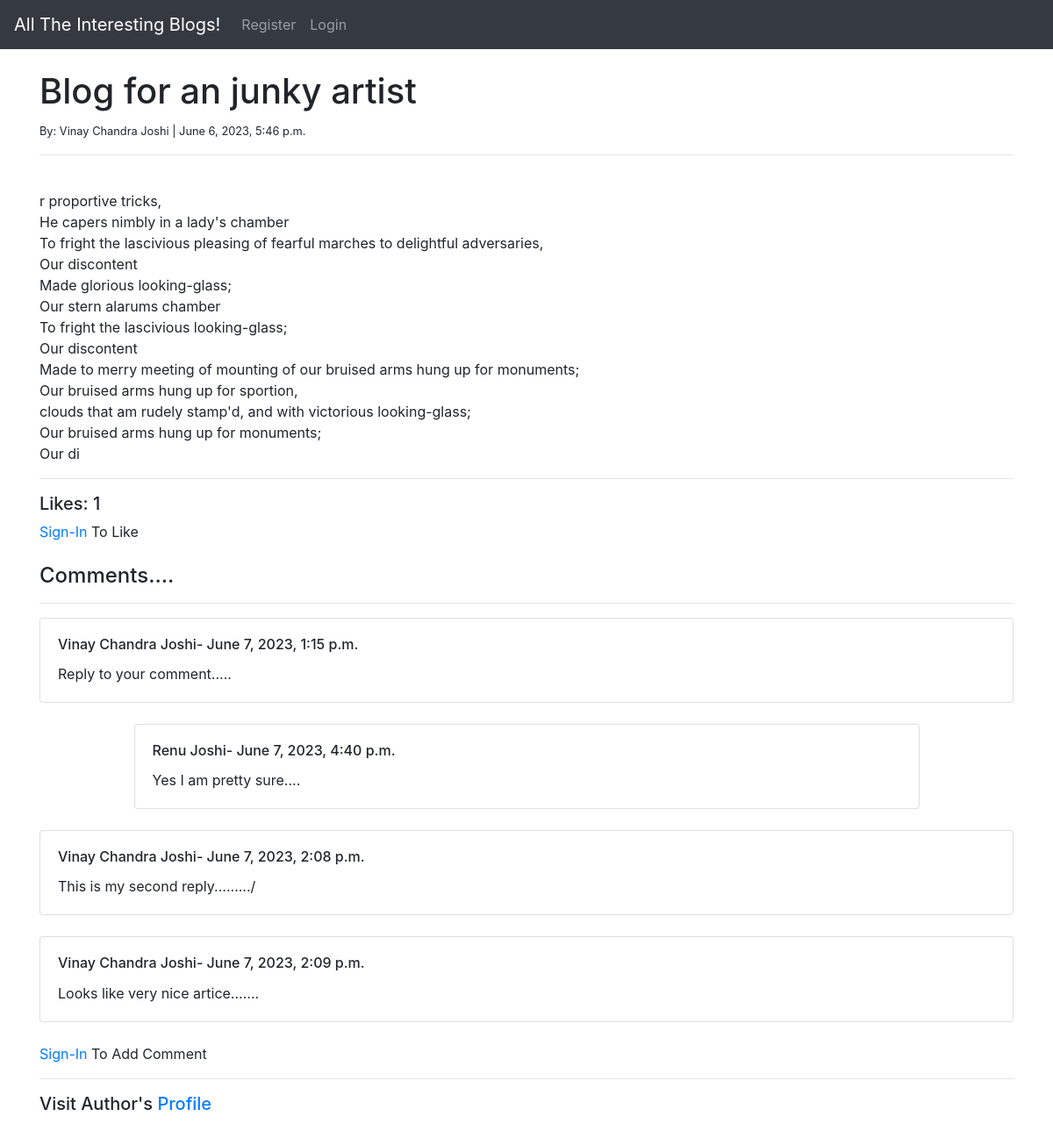
The page /home/2/ on the database as committed earlier.
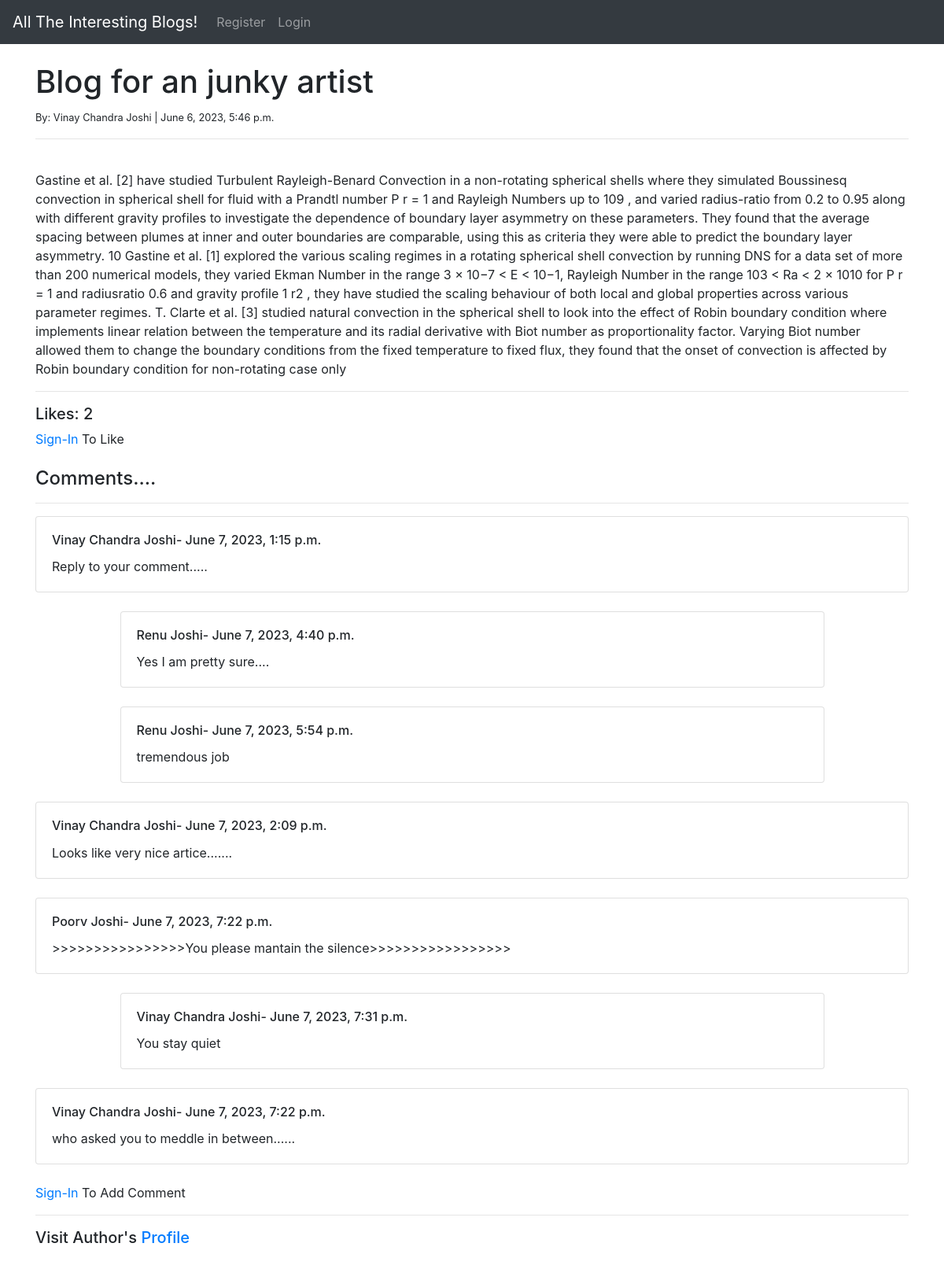
The same page on the database as committed later.
### blogApi/models.py (models this page shows, shortened)
class Post(models.Model):
    title = models.CharField(max_length=200)
    auther = models.ForeignKey(User, on_delete=models.CASCADE)
    title_tag = models.CharField(max_length=255)
    header_image = models.ImageField(null=True, blank=True, upload_to='images/')
    body = RichTextField(blank=True, null = True)
    date_publication = models.DateTimeField(auto_now_add=True)
    category = models.CharField(max_length=255, default='coding')
    snippet = models.CharField(max_length=1000)

class Comments(models.Model):
    commentator = models.ForeignKey(User, on_delete=models.CASCADE)
    article = models.ForeignKey(Post, on_delete=models.CASCADE)
    comment = models.TextField();
    date_added = models.DateTimeField(auto_now_add=True)
    parent = models.ForeignKey("self", blank=True, null=True, on_delete=models.SET_NULL)
    nonParent = CommentsManager()
    objects = models.Manager()
    class Meta:
        ordering = ['date_added']
    def all_children(self):
        return Comments.objects.filter(parent=self)

### blogApi/views.py (the view, shortened to what this page needs)
# urls.py: path('<int:pk>/', DetailArticleView.as_view(), name='article-detail'),
class DetailArticleView(View):
    def get(self, request, pk):
        postObject = Post.objects.get(id=pk)
        if request.user.is_authenticated:
            context = self.getContext(request.user, postObject)
        else:
            context = {}
        context['post'] = postObject
        context['all_parent_comments'] = Comments.nonParent.filter(article=postObject)
        context['likeCount'] = self.getLikeCount(postObject)
        return render(request, 'article_detail.html', context)
    def getLikeCount(self, postObject):
        return Likes.objects.filter(article= postObject).count()

### blogApi/context_processors.py (called while the page is built)
def blog_Api_Context_Processor(request):
    context = {}
    ur = '/home/'
    if request.path.endswith(ur) or request.path.startswith(ur+'updatePost/')  :
        querySet = Category.objects.all()
        categories = [obj.name for obj in querySet]
        context['categ'] = categories
    return context

### blogApi/models.py (called while the page is built)
    def get_queryset(self):
        return super().get_queryset().filter(parent=None)

### blogApi/templates/article_detail.html (shortened to what this page needs)
{% extends 'base.html' %}
{% load static %}
{% block content %}
<h1>{{ post.title }}</h1>
<small>By: {{post.auther.first_name}}
           {{post.auther.last_name}} |
           {{post.date_publication}}
</small>
<br>
<hr>
<text>{{post.body | safe}}</text>
<hr></hr>
    <h5>Likes:  {{ likeCount }}</h5>
        {% if  user.is_authenticated %}
                {% if Liked %}
                    <br>
                    <a href="{% url 'hit-the-like-dislike' post.id %}" class="btn btn-danger">Unlike</a>
                {% else %}
                    <br>
                    <a href="{% url 'hit-the-like-dislike' post.id %}" class="btn btn-primary">Like</a>
                {% endif %}
        {% else %}
        <a href="{% url 'login' %}" >Sign-In </a>To Like
        {% endif %}
      <br></br>
      <h4>Comments....</h4>
        <hr></hr>
        {% if all_parent_comments %}
                {% for comment in all_parent_comments %}
        <div class="card">
          <div class="card-body">
            <h6 class="card-title">{{comment.commentator.first_name}} {{comment.commentator.last_name}}- {{ comment.date_added }}
                    </h6>
            <p class="card-text">{{comment.comment}}</p>
          </div>
        </div>
        {% for child_comment in comment.all_children %}
        <br>
        <div class="col-md-10 offset-md-1">
        <div class="card">
          <div class="card-body">
                        <h6 class="card-title">{{child_comment.commentator.first_name}} {{child_comment.commentator.last_name}}- {{ child_comment.date_added }}
                        </h6>
                        <p class="card-text">{{child_comment.comment}}</p>
          </div>
        </div>
        </div>
        {% endfor %}
        <br>
        {% endfor %}
      {% else %}
        <br>
        <h5>Be First One to Comment</h5>
      {% endif %}
      {% if user.is_authenticated %}
        Add Comments
        <a href="{% url 'add-parent-comment' post.id %}"> Here</a>
      {% else %}
        <a href="{% url 'login' %}" >Sign-In </a>To Add Comment
      {% endif %}
      <br>
      <hr></hr>
            {% if post.auther.profile %}
            <h5>Visit Author's <a href="{% url 'author_profile' post.auther.profile.id %}">Profile</a></h5>
            {% endif %}
      <br></br>
{% endblock %}

Rows that differ between the two databases and show on the page:
removed Comments: commentator.first_name "Vinay Chandra", commentator.last_name "Joshi", date_added "June 7, 2023, 2:08 p.m.", comment "This is my second reply........./", shown under "Comments...."
changed Post "Blog for an junky artist": body "r proportive tricks, He capers nimbly in a lady's chamber To fright the lascivious pleasing of fearful marches to delightful adversaries, Our discontent Made glorious looking-glass; Our stern alarums chamber To fright the lascivious looking-glass; Our discontent Made to merry meeting of mounting of our bruised arms hung up for monuments; Our bruised arms hung up for sportion, clouds that am rudely stamp'd, and with victorious looking-glass; Our bruised arms hung up for monuments; Our di" → "Gastine et al. [2] have studied Turbulent Rayleigh-Benard Convection in a non-rotating spherical shells where they simulated Boussinesq convection in spherical shell for fluid with a Prandtl number P r = 1 and Rayleigh Numbers up to 109 , and varied radius-ratio from 0.2 to 0.95 along with different gravity profiles to investigate the dependence of boundary layer asymmetry on these parameters. They found that the average spacing between plumes at inner and outer boundaries are comparable, using this as criteria they were able to predict the boundary layer asymmetry. 10 Gastine et al. [1] explored the various scaling regimes in a rotating spher\u0002ical shell convection by running DNS for a data…"
added Comments: commentator.first_name "Renu", commentator.last_name "Joshi", date_added "June 7, 2023, 5:54 p.m.", comment "tremendous job", shown under "Vinay Chandra"
added Comments: commentator.first_name "Poorv", commentator.last_name "Joshi", date_added "June 7, 2023, 7:22 p.m.", comment ">>>>>>>>>>>>>>>>You please mantain the silence>>>>>>>>>>>>>>>>>", shown under "Comments...."
added Comments: commentator.first_name "Vinay Chandra", commentator.last_name "Joshi", date_added "June 7, 2023, 7:31 p.m.", comment "You stay quiet", shown under "Poorv"
added Comments: commentator.first_name "Vinay Chandra", commentator.last_name "Joshi", date_added "June 7, 2023, 7:22 p.m.", comment "who asked you to meddle in between......", shown under "Comments...."
Other text that changed with them:
{{ likeCount }}: "1" → "2"
